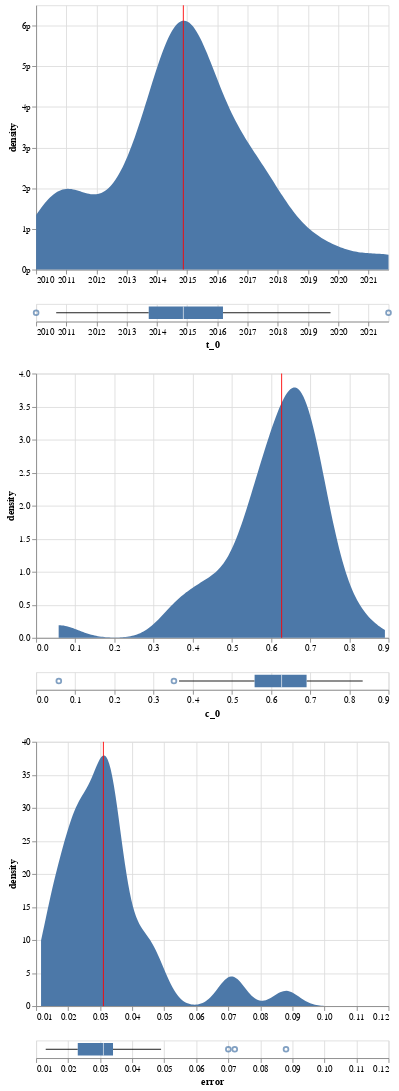

Specify this chart in Vega-Lite:
### Vega-Lite specification from a JSON file in a GitHub repository (floating-point values rounded to 4 significant figures)
{"config": {"view": {"continuousWidth": 400, "continuousHeight": 300}}, "vconcat": [{"layer": [{"mark": "area", "encoding": {"x": {"field": "t_0", "title": null, "type": "temporal"}, "y": {"axis": {"format": "s"}, "field": "density", "type": "quantitative"}}, "selection": {"selector017": {"type": "single", "fields": ["care_site_level"], "bind": {"input": "select", "options": ["Hôpital"], "name": "care_site_level"}, "init": {"care_site_level": "Hôpital"}}, "selector018": {"type": "single", "fields": ["stay_type"], "bind": {"input": "select", "options": ["All", "Urg_Hospit"], "name": "stay_type"}, "init": {"stay_type": "All"}}}, "transform": [{"field": "t_0", "timeUnit": "yearmonth", "as": "estimate"}, {"density": "t_0", "groupby": ["care_site_level", "stay_type"], "as": ["t_0", "density"]}]}, {"mark": {"type": "rule", "color": "red"}, "encoding": {"x": {"aggregate": "median", "field": "t_0", "type": "temporal"}}}]}, {"mark": "boxplot", "encoding": {"x": {"field": "t_0", "type": "temporal"}}, "selection": {"selector017": {"type": "single", "fields": ["care_site_level"], "bind": {"input": "select", "options": ["Hôpital"], "name": "care_site_level"}, "init": {"care_site_level": "Hôpital"}}, "selector018": {"type": "single", "fields": ["stay_type"], "bind": {"input": "select", "options": ["All", "Urg_Hospit"], "name": "stay_type"}, "init": {"stay_type": "All"}}}}, {"vconcat": [{"layer": [{"mark": "area", "encoding": {"x": {"field": "c_0", "title": null, "type": "quantitative"}, "y": {"field": "density", "type": "quantitative"}}, "selection": {"selector017": {"type": "single", "fields": ["care_site_level"], "bind": {"input": "select", "options": ["Hôpital"], "name": "care_site_level"}, "init": {"care_site_level": "Hôpital"}}, "selector018": {"type": "single", "fields": ["stay_type"], "bind": {"input": "select", "options": ["All", "Urg_Hospit"], "name": "stay_type"}, "init": {"stay_type": "All"}}}, "transform": [{"density": "c_0", "extent": [0.05756, 0.8908], "groupby": ["care_site_level", "stay_type"], "as": ["c_0", "density"]}]}, {"mark": {"type": "rule", "color": "red"}, "encoding": {"x": {"aggregate": "median", "field": "c_0", "type": "quantitative"}}}]}, {"mark": "boxplot", "encoding": {"x": {"field": "c_0", "type": "quantitative"}}, "selection": {"selector017": {"type": "single", "fields": ["care_site_level"], "bind": {"input": "select", "options": ["Hôpital"], "name": "care_site_level"}, "init": {"care_site_level": "Hôpital"}}, "selector018": {"type": "single", "fields": ["stay_type"], "bind": {"input": "select", "options": ["All", "Urg_Hospit"], "name": "stay_type"}, "init": {"stay_type": "All"}}}}], "resolve": {"scale": {"x": "shared"}}}, {"vconcat": [{"layer": [{"mark": "area", "encoding": {"x": {"field": "error", "title": null, "type": "quantitative"}, "y": {"field": "density", "type": "quantitative"}}, "selection": {"selector017": {"type": "single", "fields": ["care_site_level"], "bind": {"input": "select", "options": ["Hôpital"], "name": "care_site_level"}, "init": {"care_site_level": "Hôpital"}}, "selector018": {"type": "single", "fields": ["stay_type"], "bind": {"input": "select", "options": ["All", "Urg_Hospit"], "name": "stay_type"}, "init": {"stay_type": "All"}}}, "transform": [{"density": "error", "extent": [0.01154, 0.1104], "groupby": ["care_site_level", "stay_type"], "as": ["error", "density"]}]}, {"mark": {"type": "rule", "color": "red"}, "encoding": {"x": {"aggregate": "median", "field": "error", "type": "quantitative"}}}]}, {"mark": "boxplot", "encoding": {"x": {"field": "error", "type": "quantitative"}}, "selection": {"selector017": {"type": "single", "fields": ["care_site_level"], "bind": {"input": "select", "options": ["Hôpital"], "name": "care_site_level"}, "init": {"care_site_level": "Hôpital"}}, "selector018": {"type": "single", "fields": ["stay_type"], "bind": {"input": "select", "options": ["All", "Urg_Hospit"], "name": "stay_type"}, "init": {"stay_type": "All"}}}}], "resolve": {"scale": {"x": "shared"}}}], "data": {"name": "data-30e940cb7f217a5378ee938a10a475bd"}, "resolve": {"scale": {"x": "shared"}}, "transform": [{"filter": {"selection": "selector017"}}, {"filter": {"selection": "selector018"}}], "$schema": "https://vega.github.io/schema/vega-lite/v4.17.0.json", "datasets": {"data-30e940cb7f217a5378ee938a10a475bd": [{"care_site_level": "Hôpital", "stay_type": "All", "care_site_id": 8312083245, "t_0": "2017-07-01T00:00:00", "c_0": 0.058, "error": 0.04}, {"care_site_level": "Hôpital", "stay_type": "All", "care_site_id": 8312021707, "t_0": "2014-10-01T00:00:00", "c_0": 0.73, "error": 0.021}, {"care_site_level": "Hôpital", "stay_type": "Urg_Hospit", "care_site_id": 8312021707, "t_0": "2014-10-01T00:00:00", "c_0": 0.862, "error": 0.014}, {"care_site_level": "Hôpital", "stay_type": "Urg_Hospit", "care_site_id": 8312006940, "t_0": "2015-02-01T00:00:00", "c_0": 0.776, "error": 0.023}, {"care_site_level": "Hôpital", "stay_type": "All", "care_site_id": 8312006940, "t_0": "2014-10-01T00:00:00", "c_0": 0.625, "error": 0.023}, {"care_site_level": "Hôpital", "stay_type": "Urg_Hospit", "care_site_id": 8312077037, "t_0": "2012-05-01T00:00:00", "c_0": 0.746, "error": 0.018}, {"care_site_level": "Hôpital", "stay_type": "All", "care_site_id": 8312077037, "t_0": "2012-05-01T00:00:00", "c_0": 0.549, "error": 0.034}, {"care_site_level": "Hôpital", "stay_type": "All", "care_site_id": 8312052888, "t_0": "2016-06-01T00:00:00", "c_0": 0.7, "error": 0.023}, {"care_site_level": "Hôpital", "stay_type": "Urg_Hospit", "care_site_id": 8312052888, "t_0": "2016-06-01T00:00:00", "c_0": 0.856, "error": 0.017}, {"care_site_level": "Hôpital", "stay_type": "Urg_Hospit", "care_site_id": 8312035257, "t_0": "2016-12-01T00:00:00", "c_0": 0.871, "error": 0.021}, {"care_site_level": "Hôpital", "stay_type": "All", "care_site_id": 8312035257, "t_0": "2016-11-01T00:00:00", "c_0": 0.684, "error": 0.029}, {"care_site_level": "Hôpital", "stay_type": "All", "care_site_id": 8312037868, "t_0": "2015-03-01T00:00:00", "c_0": 0.622, "error": 0.033}, {"care_site_level": "Hôpital", "stay_type": "Urg_Hospit", "care_site_id": 8312037868, "t_0": "2010-01-01T00:00:00", "c_0": 0.716, "error": 0.03}, {"care_site_level": "Hôpital", "stay_type": "Urg_Hospit", "care_site_id": 8312063103, "t_0": "2014-06-01T00:00:00", "c_0": 0.785, "error": 0.024}, {"care_site_level": "Hôpital", "stay_type": "All", "care_site_id": 8312063103, "t_0": "2014-06-01T00:00:00", "c_0": 0.691, "error": 0.025}, {"care_site_level": "Hôpital", "stay_type": "Urg_Hospit", "care_site_id": 8312040352, "t_0": "2011-03-01T00:00:00", "c_0": 0.686, "error": 0.021}, {"care_site_level": "Hôpital", "stay_type": "All", "care_site_id": 8312040352, "t_0": "2011-03-01T00:00:00", "c_0": 0.624, "error": 0.023}, {"care_site_level": "Hôpital", "stay_type": "All", "care_site_id": 8312025702, "t_0": "2017-01-01T00:00:00", "c_0": 0.658, "error": 0.034}, {"care_site_level": "Hôpital", "stay_type": "Urg_Hospit", "care_site_id": 8312025702, "t_0": "2017-02-01T00:00:00", "c_0": 0.87, "error": 0.019}, {"care_site_level": "Hôpital", "stay_type": "Urg_Hospit", "care_site_id": 8312002245, "t_0": "2010-10-01T00:00:00", "c_0": 0.8, "error": 0.014}, {"care_site_level": "Hôpital", "stay_type": "All", "care_site_id": 8312002245, "t_0": "2010-09-01T00:00:00", "c_0": 0.702, "error": 0.018}, {"care_site_level": "Hôpital", "stay_type": "All", "care_site_id": 8312008714, "t_0": "2013-12-01T00:00:00", "c_0": 0.724, "error": 0.015}, {"care_site_level": "Hôpital", "stay_type": "Urg_Hospit", "care_site_id": 8312008714, "t_0": "2014-02-01T00:00:00", "c_0": 0.788, "error": 0.015}, {"care_site_level": "Hôpital", "stay_type": "Urg_Hospit", "care_site_id": 8312039899, "t_0": "2015-03-01T00:00:00", "c_0": 0.871, "error": 0.012}, {"care_site_level": "Hôpital", "stay_type": "All", "care_site_id": 8312039899, "t_0": "2015-03-01T00:00:00", "c_0": 0.681, "error": 0.02}, {"care_site_level": "Hôpital", "stay_type": "Urg_Hospit", "care_site_id": 8312053895, "t_0": "2016-10-01T00:00:00", "c_0": 0.89, "error": 0.014}, {"care_site_level": "Hôpital", "stay_type": "All", "care_site_id": 8312053895, "t_0": "2016-01-01T00:00:00", "c_0": 0.655, "error": 0.028}, {"care_site_level": "Hôpital", "stay_type": "Urg_Hospit", "care_site_id": 8312006712, "t_0": "2014-12-01T00:00:00", "c_0": 0.868, "error": 0.013}, {"care_site_level": "Hôpital", "stay_type": "All", "care_site_id": 8312006712, "t_0": "2014-12-01T00:00:00", "c_0": 0.66, "error": 0.017}, {"care_site_level": "Hôpital", "stay_type": "Urg_Hospit", "care_site_id": 8312044183, "t_0": "2010-11-01T00:00:00", "c_0": 0.778, "error": 0.014}, {"care_site_level": "Hôpital", "stay_type": "All", "care_site_id": 8312044183, "t_0": "2015-12-01T00:00:00", "c_0": 0.564, "error": 0.043}, {"care_site_level": "Hôpital", "stay_type": "Urg_Hospit", "care_site_id": 8312026114, "t_0": "2014-10-01T00:00:00", "c_0": 0.749, "error": 0.037}, {"care_site_level": "Hôpital", "stay_type": "All", "care_site_id": 8312026114, "t_0": "2014-10-01T00:00:00", "c_0": 0.61, "error": 0.035}, {"care_site_level": "Hôpital", "stay_type": "Urg_Hospit", "care_site_id": 8312082307, "t_0": "2012-10-01T00:00:00", "c_0": 0.843, "error": 0.013}, {"care_site_level": "Hôpital", "stay_type": "All", "care_site_id": 8312082307, "t_0": "2017-10-01T00:00:00", "c_0": 0.518, "error": 0.029}, {"care_site_level": "Hôpital", "stay_type": "All", "care_site_id": 8312022130, "t_0": "2012-10-01T00:00:00", "c_0": 0.703, "error": 0.013}, {"care_site_level": "Hôpital", "stay_type": "Urg_Hospit", "care_site_id": 8312022130, "t_0": "2012-10-01T00:00:00", "c_0": 0.835, "error": 0.012}, {"care_site_level": "Hôpital", "stay_type": "Urg_Hospit", "care_site_id": 8312035911, "t_0": "2013-09-01T00:00:00", "c_0": 0.537, "error": 0.046}, {"care_site_level": "Hôpital", "stay_type": "All", "care_site_id": 8312035911, "t_0": "2013-09-01T00:00:00", "c_0": 0.539, "error": 0.046}, {"care_site_level": "Hôpital", "stay_type": "All", "care_site_id": 8312068639, "t_0": "2015-03-01T00:00:00", "c_0": 0.487, "error": 0.088}, {"care_site_level": "Hôpital", "stay_type": "Urg_Hospit", "care_site_id": 8312068639, "t_0": "2015-03-01T00:00:00", "c_0": 0.53, "error": 0.11}, {"care_site_level": "Hôpital", "stay_type": "All", "care_site_id": 8312037370, "t_0": "2010-09-01T00:00:00", "c_0": 0.556, "error": 0.039}, {"care_site_level": "Hôpital", "stay_type": "Urg_Hospit", "care_site_id": 8312037370, "t_0": "2010-09-01T00:00:00", "c_0": 0.756, "error": 0.019}, {"care_site_level": "Hôpital", "stay_type": "All", "care_site_id": 8312016350, "t_0": "2017-09-01T00:00:00", "c_0": 0.418, "error": 0.072}, {"care_site_level": "Hôpital", "stay_type": "Urg_Hospit", "care_site_id": 8312047779, "t_0": "2011-01-01T00:00:00", "c_0": 0.706, "error": 0.031}, {"care_site_level": "Hôpital", "stay_type": "All", "care_site_id": 8312047779, "t_0": "2011-01-01T00:00:00", "c_0": 0.582, "error": 0.023}, {"care_site_level": "Hôpital", "stay_type": "All", "care_site_id": 8312041542, "t_0": "2014-12-01T00:00:00", "c_0": 0.69, "error": 0.031}, {"care_site_level": "Hôpital", "stay_type": "Urg_Hospit", "care_site_id": 8312041542, "t_0": "2015-11-01T00:00:00", "c_0": 0.78, "error": 0.022}, {"care_site_level": "Hôpital", "stay_type": "All", "care_site_id": 8312060176, "t_0": "2014-01-01T00:00:00", "c_0": 0.773, "error": 0.02}, {"care_site_level": "Hôpital", "stay_type": "Urg_Hospit", "care_site_id": 8312060176, "t_0": "2014-04-01T00:00:00", "c_0": 0.773, "error": 0.017}, {"care_site_level": "Hôpital", "stay_type": "All", "care_site_id": 8312034421, "t_0": "2014-11-01T00:00:00", "c_0": 0.66, "error": 0.032}, {"care_site_level": "Hôpital", "stay_type": "Urg_Hospit", "care_site_id": 8312034421, "t_0": "2014-11-01T00:00:00", "c_0": 0.678, "error": 0.033}, {"care_site_level": "Hôpital", "stay_type": "Urg_Hospit", "care_site_id": 8312041317, "t_0": "2011-02-01T00:00:00", "c_0": 0.739, "error": 0.029}, {"care_site_level": "Hôpital", "stay_type": "All", "care_site_id": 8312041317, "t_0": "2011-02-01T00:00:00", "c_0": 0.757, "error": 0.032}, {"care_site_level": "Hôpital", "stay_type": "All", "care_site_id": 8312007309, "t_0": "2014-01-01T00:00:00", "c_0": 0.44, "error": 0.033}, {"care_site_level": "Hôpital", "stay_type": "Urg_Hospit", "care_site_id": 8312007309, "t_0": "2010-01-01T00:00:00", "c_0": 0.799, "error": 0.016}, {"care_site_level": "Hôpital", "stay_type": "Urg_Hospit", "care_site_id": 8312076198, "t_0": "2015-04-01T00:00:00", "c_0": 0.781, "error": 0.021}, {"care_site_level": "Hôpital", "stay_type": "All", "care_site_id": 8312076198, "t_0": "2015-04-01T00:00:00", "c_0": 0.657, "error": 0.024}, {"care_site_level": "Hôpital", "stay_type": "All", "care_site_id": 8312016826, "t_0": "2018-11-01T00:00:00", "c_0": 0.691, "error": 0.033}, {"care_site_level": "Hôpital", "stay_type": "All", "care_site_id": 8312043156, "t_0": "2010-01-01T00:00:00", "c_0": 0.365, "error": 0.032}, {"care_site_level": "Hôpital", "stay_type": "Urg_Hospit", "care_site_id": 8312043156, "t_0": "2010-01-01T00:00:00", "c_0": 0.698, "error": 0.031}, {"care_site_level": "Hôpital", "stay_type": "Urg_Hospit", "care_site_id": 8312081159, "t_0": "2019-10-01T00:00:00", "c_0": 0.726, "error": 0.038}, {"care_site_level": "Hôpital", "stay_type": "All", "care_site_id": 8312081159, "t_0": "2019-10-01T00:00:00", "c_0": 0.613, "error": 0.033}, {"care_site_level": "Hôpital", "stay_type": "Urg_Hospit", "care_site_id": 8312038102, "t_0": "2010-06-01T00:00:00", "c_0": 0.745, "error": 0.02}, {"care_site_level": "Hôpital", "stay_type": "All", "care_site_id": 8312038102, "t_0": "2015-05-01T00:00:00", "c_0": 0.666, "error": 0.045}, {"care_site_level": "Hôpital", "stay_type": "Urg_Hospit", "care_site_id": 8312013804, "t_0": "2013-12-01T00:00:00", "c_0": 0.884, "error": 0.014}, {"care_site_level": "Hôpital", "stay_type": "All", "care_site_id": 8312013804, "t_0": "2013-09-01T00:00:00", "c_0": 0.629, "error": 0.015}, {"care_site_level": "Hôpital", "stay_type": "All", "care_site_id": 8312068568, "t_0": "2017-06-01T00:00:00", "c_0": 0.579, "error": 0.031}, {"care_site_level": "Hôpital", "stay_type": "Urg_Hospit", "care_site_id": 8312068568, "t_0": "2012-05-01T00:00:00", "c_0": 0.615, "error": 0.063}, {"care_site_level": "Hôpital", "stay_type": "All", "care_site_id": 8312050230, "t_0": "2014-05-01T00:00:00", "c_0": 0.352, "error": 0.049}, {"care_site_level": "Hôpital", "stay_type": "Urg_Hospit", "care_site_id": 8312050230, "t_0": "2014-05-01T00:00:00", "c_0": 0.395, "error": 0.068}, {"care_site_level": "Hôpital", "stay_type": "All", "care_site_id": 8312046965, "t_0": "2015-10-01T00:00:00", "c_0": 0.609, "error": 0.033}, {"care_site_level": "Hôpital", "stay_type": "Urg_Hospit", "care_site_id": 8312046965, "t_0": "2013-10-01T00:00:00", "c_0": 0.75, "error": 0.03}, {"care_site_level": "Hôpital", "stay_type": "Urg_Hospit", "care_site_id": 8312019560, "t_0": "2013-01-01T00:00:00", "c_0": 0.891, "error": 0.012}, {"care_site_level": "Hôpital", "stay_type": "All", "care_site_id": 8312019560, "t_0": "2013-01-01T00:00:00", "c_0": 0.734, "error": 0.025}, {"care_site_level": "Hôpital", "stay_type": "All", "care_site_id": 8312076082, "t_0": "2014-11-01T00:00:00", "c_0": 0.834, "error": 0.014}, {"care_site_level": "Hôpital", "stay_type": "Urg_Hospit", "care_site_id": 8312076082, "t_0": "2014-11-01T00:00:00", "c_0": 0.836, "error": 0.014}, {"care_site_level": "Hôpital", "stay_type": "All", "care_site_id": 8312042848, "t_0": "2016-04-01T00:00:00", "c_0": 0.452, "error": 0.026}, {"care_site_level": "Hôpital", "stay_type": "Urg_Hospit", "care_site_id": 8312042848, "t_0": "2016-04-01T00:00:00", "c_0": 0.491, "error": 0.046}, {"care_site_level": "Hôpital", "stay_type": "All", "care_site_id": 17497666687, "t_0": "2021-09-01T00:00:00", "c_0": 0.564, "error": 0.07}]}}
